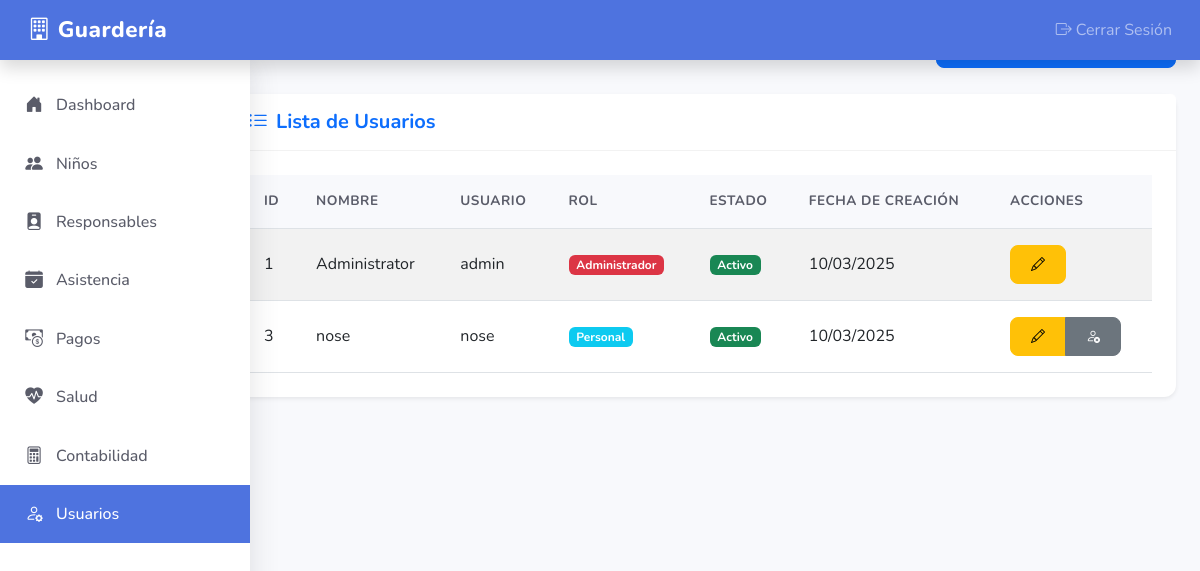
Screenshot of /users/index.php (signed in) with the database file from the repository.
### tables this page shows
CREATE TABLE users (
        id INTEGER PRIMARY KEY AUTOINCREMENT,
        username TEXT NOT NULL UNIQUE,
        password TEXT NOT NULL,
        role TEXT NOT NULL,
        name TEXT NOT NULL,
        active INTEGER DEFAULT 1,
        created_at DATETIME DEFAULT CURRENT_TIMESTAMP
    );

### db/connection.php (called while the page is built, shortened)
<?php
class Database {
    private static $instance = null;
    private $db;
    private function __construct() {
        try {
            $this->db = new SQLite3(__DIR__ . '/daycare.db');
            $this->db->enableExceptions(true);
        } catch (Exception $e) {
            die('Database connection failed: ' . $e->getMessage());
        }
    }
    public static function getInstance() {
        if (self::$instance === null) {
            self::$instance = new self();
        }
        return self::$instance;
    }
    public function query($sql, $params = []) {
        try {
            $stmt = $this->db->prepare($sql);
            foreach ($params as $param => $value) {
                $type = is_int($value) ? SQLITE3_INTEGER : SQLITE3_TEXT;
                if ($stmt->bindValue($param, $value, $type) === false) {
                    throw new Exception('Failed to bind parameter ' . $param);
                }
            }
            $result = $stmt->execute();
            return $result;
        } catch (Exception $e) {
            throw new Exception('Query failed: ' . $e->getMessage());
        }
    }
}
?>

### users/index.php (the view, shortened to what this page needs)
<?php
require_once '../db/connection.php';
$db = Database::getInstance();
$page = isset($_GET['page']) ? (int)$_GET['page'] : 1;
$per_page = 10;
$offset = ($page - 1) * $per_page;
$users_result = $db->query(
    'SELECT id, username, name, role, active, created_at FROM users ORDER BY name LIMIT :limit OFFSET :offset',
    [':limit' => $per_page, ':offset' => $offset]
);
$users = [];
while ($user = $users_result->fetchArray(SQLITE3_ASSOC)) {
    $users[] = $user;
}
?>
<!DOCTYPE html>
<html lang="es">
<head>
    <link href="https://cdn.jsdelivr.net/npm/bootstrap@5.3.0/dist/css/bootstrap.min.css" rel="stylesheet">
    <link href="https://cdn.jsdelivr.net/npm/bootstrap-icons@1.11.1/font/bootstrap-icons.css" rel="stylesheet">
    <link rel="stylesheet" href="https://cdnjs.cloudflare.com/ajax/libs/animate.css/4.1.1/animate.min.css"/>
    <link rel="stylesheet" href="https://cdn.jsdelivr.net/npm/sweetalert2@11.7.32/dist/sweetalert2.min.css">
    <link rel="stylesheet" href="../assets/css/style.css">
</head>
<body>
    <nav class="navbar navbar-expand-lg navbar-dark sticky-top p-0 shadow">
        <div class="container-fluid">
            <a class="navbar-brand col-md-3 col-lg-2 me-0 px-3" href="../dashboard.php">
                <i class="bi bi-building"></i> Guardería
            </a>
            <div class="navbar-nav ms-auto">
                <div class="nav-item text-nowrap">
                    <a class="nav-link px-3" href="../logout.php">
                        <i class="bi bi-box-arrow-right"></i> Cerrar Sesión
                    </a>
                </div>
            </div>
        </div>
    </nav>
    <div class="container-fluid">
        <div class="row">
            <nav id="sidebarMenu" class="col-md-3 col-lg-2 d-md-block sidebar collapse">
                <div class="sidebar-sticky pt-3">
                    <ul class="nav flex-column">
                        <li class="nav-item">
                            <a class="nav-link" href="../dashboard.php">
                                <i class="bi bi-house-door-fill"></i> Dashboard
                            </a>
                        </li>
                        <li class="nav-item">
                            <a class="nav-link" href="../children/">
                                <i class="bi bi-people-fill"></i> Niños
                            </a>
                        </li>
                        <li class="nav-item">
                            <a class="nav-link" href="../guardians/">
                                <i class="bi bi-person-badge-fill"></i> Responsables
                            </a>
                        </li>
                        <li class="nav-item">
                            <a class="nav-link" href="../attendance/">
                                <i class="bi bi-calendar-check-fill"></i> Asistencia
                            </a>
                        </li>
                        <li class="nav-item">
                            <a class="nav-link" href="../payments/">
                                <i class="bi bi-cash-coin"></i> Pagos
                            </a>
                        </li>
                        <li class="nav-item">
                            <a class="nav-link" href="../health/">
                                <i class="bi bi-heart-pulse-fill"></i> Salud
                            </a>
                        </li>
                        <li class="nav-item">
                            <a class="nav-link" href="../accounting/">
                                <i class="bi bi-calculator"></i> Contabilidad
                            </a>
                        </li>
                        <?php if ($_SESSION['role'] === 'admin'): ?>
                        <li class="nav-item">
                            <a class="nav-link active" href="../users/">
                                <i class="bi bi-person-gear"></i> Usuarios
                            </a>
                        </li>
                        <?php endif; ?>
                    </ul>
                </div>
            </nav>
            <main class="col-md-9 ms-sm-auto col-lg-10 px-md-4 py-4">
        <div class="d-flex justify-content-between align-items-center mb-4">
            <h2>Gestión de Usuarios</h2>
            <a href="register.php" class="btn btn-primary">
            </a>
        </div>
        <div class="card shadow-sm">
            <div class="card-header bg-white py-3">
                <h5 class="mb-0 text-primary"><i class="bi bi-list-ul me-2"></i>Lista de Usuarios</h5>
            </div>
            <div class="card-body">
                <div class="table-responsive">
                    <table class="table table-striped table-hover align-middle">
                        <thead>
                            <tr>
                                <th>ID</th>
                                <th>Nombre</th>
                                <th>Usuario</th>
                                <th>Rol</th>
                                <th>Estado</th>
                                <th>Fecha de Creación</th>
                                <th>Acciones</th>
                            </tr>
                        </thead>
                        <tbody>
                            <?php if (empty($users)): ?>
                                <tr>
                                    <td colspan="7" class="text-center">No hay usuarios registrados</td>
                                </tr>
                            <?php else: ?>
                                <?php foreach ($users as $user): ?>
                                    <tr>
                                        <td><?php echo htmlspecialchars($user['id']); ?></td>
                                        <td><?php echo htmlspecialchars($user['name']); ?></td>
                                        <td><?php echo htmlspecialchars($user['username']); ?></td>
                                        <td>
                                            <span class="badge <?php echo $user['role'] == 'admin' ? 'bg-danger' : 'bg-info'; ?>">
                                                <?php echo $user['role'] == 'admin' ? 'Administrador' : 'Personal'; ?>
                                            </span>
                                        </td>
                                        <td>
                                            <span class="badge <?php echo $user['active'] ? 'bg-success' : 'bg-secondary'; ?>">
                                                <?php echo $user['active'] ? 'Activo' : 'Inactivo'; ?>
                                            </span>
                                        </td>
                                        <td><?php echo date('d/m/Y', strtotime($user['created_at'])); ?></td>
                                        <td>
                                            <div class="btn-group btn-group-sm" role="group">
                                                <a href="edit.php?id=<?php echo $user['id']; ?>" class="btn btn-warning" title="Editar">
                                                    <i class="bi bi-pencil"></i>
                                                </a>
                                                <?php if ($user['id'] != $_SESSION['user_id']): ?>
                                                    <a href="?action=change_status&id=<?php echo $user['id']; ?>"
                                                       class="btn <?php echo $user['active'] ? 'btn-secondary' : 'btn-success'; ?>"
                                                       title="<?php echo $user['active'] ? 'Desactivar' : 'Activar'; ?>"
                                                       onclick="return confirm('¿Está seguro de cambiar el estado de este usuario?')">
                                                        <i class="bi <?php echo $user['active'] ? 'bi-person-x' : 'bi-person-check'; ?>"></i>
                                                    </a>
                                                <?php endif; ?>
                                            </div>
                                        </td>
                                    </tr>
                                <?php endforeach; ?>
                            <?php endif; ?>
                        </tbody>
                    </table>
                </div>
            </div>
        </div>
    </div>
</body>
</html>

### assets/css/style.css (style rules this page uses)
:root { --primary-color: #4e73df; --secondary-color: #2e59d9; --success-color: #1cc88a; --info-color: #36b9cc; --warning-color: #f6c23e; --danger-color: #e74a3b; --light-color: #f8f9fc; --dark-color: #5a5c69; }
body { font-family: 'Nunito', sans-serif; background-color: var(--light-color); color: var(--dark-color); overflow-x: hidden; }
.navbar { background-color: var(--primary-color); box-shadow: 0 0.15rem 1.75rem 0 rgba(58, 59, 69, 0.15); position: fixed; top: 0; right: 0; left: 0; z-index: 1030; height: 60px; }
.navbar-brand { padding: 0.75rem 1rem; font-size: 1.4rem; font-weight: 800; letter-spacing: 0.5px; color: white !important; }
.sidebar { position: fixed; top: 60px; bottom: 0; left: 0; width: 250px; z-index: 100; padding: 0; background-color: white; box-shadow: 0 0.15rem 1.75rem 0 rgba(58, 59, 69, 0.15); transition: transform 0.3s ease-in-out; }
.sidebar-sticky { position: sticky; top: 0; height: calc(100vh - 60px); padding-top: 1rem; overflow-x: hidden; overflow-y: auto; }
.sidebar .nav-link { color: var(--dark-color); padding: 1rem 1.5rem; font-weight: 500; transition: all 0.2s; display: flex; align-items: center; }
.sidebar .nav-link.active { color: white; background-color: var(--primary-color); }
.sidebar .nav-link i { margin-right: 0.75rem; width: 1.25rem; text-align: center; font-size: 1.1rem; }
.card { border-radius: 0.75rem; border: none; box-shadow: 0 0.15rem 1.75rem 0 rgba(58, 59, 69, 0.15); transition: all 0.3s ease; margin-bottom: 1.5rem; }
.card-header { background-color: white; border-bottom: 1px solid rgba(0, 0, 0, 0.05); padding: 1.25rem 1.5rem; }
.card-header h5 { font-weight: 700; margin-bottom: 0; color: var(--dark-color); }
.card-body { padding: 1.5rem; }
.table { margin-bottom: 0; }
.table th { font-weight: 700; text-transform: uppercase; font-size: 0.85rem; letter-spacing: 0.5px; padding: 1rem; border-top: none; background-color: var(--light-color); color: var(--dark-color); }
.table td { padding: 1rem; vertical-align: middle; }
.btn { font-weight: 600; padding: 0.5rem 1.25rem; border-radius: 0.5rem; transition: all 0.2s ease; }
@media (min-width: 768px) { main { margin-left: 250px; padding-top: 60px; } }
@media (min-width: 768px) { .sidebar { transform: none !important; } }

### rows the page displays
users: id "1", name "Administrator", username "admin", role "Administrador", active "Activo", created_at "10/03/2025"
users: id "3", name "nose", username "nose", role "Personal", active "Activo", created_at "10/03/2025"
